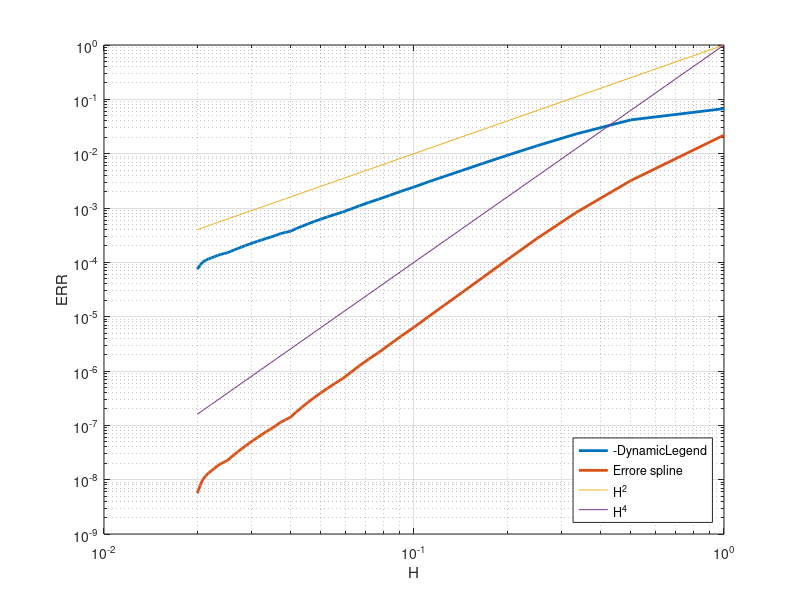

MATLAB code to generate this figure:
f=@(x)1./(1+x.^2);
xa=-5;xb=5;

x1=linspace(xa,xb,1000)';
yf=f(x1);

ERR1=[];ERR2=[];H=[];
for n=10:10:500
    H=[H,(xb-xa)/n];
    x=linspace(xa,xb,n+1);
    y=f(x);
    % Interpolatore composito lineare
    yp1c=interp1(x,y,x1);
    
    %spline
    ys=spline(x,y,x1);
    
    errp1c=norm(yf-yp1c,inf);
    ERR1=[ERR1;errp1c];
    errs=norm(yf-ys,inf);
    ERR2=[ERR2;errs];

    fprintf("n=%d, errp1c=%e, errs=%e\n",n,errp1c,errs);
end

%% Grafico errori
figure(2); clf
loglog(H,ERR1,"LineWidth",2,"DisplayName","Errore interp comp lin")
hold on
grid on
legend("-DynamicLegend")
legend("Location","southeast")
loglog(H,ERR2,"LineWidth",2,"DisplayName","Errore spline")
loglog(H,H.^2,"DisplayName","H^2")
loglog(H,H.^4,"DisplayName","H^4")
xlabel("H"); ylabel("ERR")
